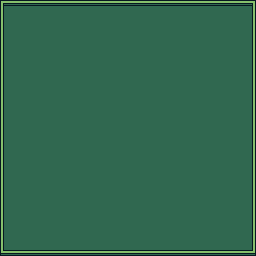

A 2D game scene composited from a Tiled map and its tileset images. What follows is a short description and the map's XML, with every tile layer's data as written:
An orthogonal 32x32 tile map with 8x8 px tiles, 2 tile layers (BaseLayer, Wall layer).

<map version="1.4" tiledversion="2020.12.18" orientation="orthogonal" renderorder="right-down" width="32" height="32" tilewidth="8" tileheight="8" infinite="0" nextlayerid="3" nextobjectid="1">
 <tileset firstgid="1" source="sprite sheet one.tsx" />
 <layer id="1" name="BaseLayer" width="32" height="32">
  <data encoding="csv">
75,76,77,78,79,76,77,78,79,76,77,78,79,76,77,78,79,76,77,78,79,76,77,78,79,76,77,78,79,78,79,80,
107,108,109,110,111,111,111,111,111,111,111,111,111,111,111,111,111,111,111,111,111,111,111,111,111,111,111,111,111,111,111,112,
139,108,109,110,111,143,143,143,143,143,143,143,143,143,143,143,143,143,143,143,143,143,143,143,143,143,143,143,143,143,143,144,
139,108,109,108,109,110,111,111,108,108,109,110,108,108,140,108,108,108,108,108,108,108,108,109,108,109,110,140,141,142,143,112,
139,108,108,109,110,111,143,143,140,108,108,108,140,140,140,140,140,140,140,140,140,108,109,108,108,109,110,140,141,142,143,112,
139,108,109,110,111,111,142,143,141,140,140,108,140,141,142,143,143,143,111,111,108,109,110,140,108,109,110,140,141,142,143,112,
139,108,108,108,109,110,111,140,141,142,108,109,110,111,140,141,142,143,143,108,109,110,111,140,108,108,109,140,141,142,143,112,
139,108,109,110,111,111,111,140,141,108,109,110,111,111,143,108,109,108,108,108,109,110,108,140,140,108,109,140,141,142,143,112,
139,108,109,110,111,143,143,141,108,109,110,111,111,108,109,108,108,140,140,108,108,108,108,109,110,108,109,140,141,142,143,112,
139,108,109,110,111,108,140,108,109,110,111,108,109,110,108,140,140,140,141,140,140,108,109,110,108,108,108,140,141,142,143,144,
139,108,109,110,111,140,108,109,110,111,108,109,108,108,140,140,140,141,142,143,108,109,110,111,108,108,140,140,141,142,143,112,
139,108,109,110,111,140,108,109,110,108,108,108,140,140,140,141,142,143,110,111,108,109,110,111,108,108,140,141,142,143,111,112,
139,108,109,110,111,108,109,110,108,108,140,140,140,141,142,143,111,111,111,111,108,109,110,111,108,108,140,141,142,143,143,112,
139,108,109,110,111,108,108,108,140,140,140,141,142,143,111,111,111,111,111,111,108,108,108,108,140,108,140,140,141,142,143,112,
139,108,109,110,111,108,140,140,140,141,142,143,111,143,143,143,143,143,143,143,140,108,140,140,141,108,140,140,141,142,143,112,
139,108,109,110,111,140,140,141,142,143,143,143,143,143,108,140,140,141,142,143,140,140,140,141,142,108,140,141,142,143,143,112,
139,108,109,110,111,141,142,143,143,111,111,143,108,108,140,140,141,142,143,110,111,111,111,111,140,108,109,140,141,142,143,112,
139,108,109,110,111,108,109,110,111,108,108,108,140,140,140,141,142,143,111,111,111,143,143,108,140,108,109,140,141,142,143,112,
139,108,109,110,111,108,108,108,108,140,140,140,140,141,142,143,110,111,111,143,143,140,141,140,140,108,109,140,141,142,143,112,
139,108,109,110,111,140,140,140,140,140,141,142,143,109,110,111,111,111,143,140,140,140,108,140,141,108,109,140,141,142,143,112,
139,108,109,110,111,140,108,109,110,111,111,108,109,110,111,111,143,143,141,108,140,108,140,140,141,108,108,140,141,142,143,112,
139,108,109,110,111,142,108,109,110,111,108,109,108,109,110,111,111,111,111,108,108,140,108,109,110,111,111,140,141,142,143,112,
139,108,109,110,111,142,108,109,110,108,108,109,108,109,110,111,111,111,108,140,108,108,109,110,111,111,111,140,141,142,143,112,
139,108,109,110,111,143,108,109,108,109,108,109,108,109,110,111,108,108,108,108,109,110,111,111,111,143,143,140,141,142,143,112,
139,108,109,110,111,143,108,108,109,108,109,110,111,108,108,108,140,108,109,110,111,111,111,143,143,141,142,140,141,142,143,112,
139,108,109,110,111,143,108,109,108,108,108,108,108,140,140,140,108,109,110,111,111,143,143,140,141,142,143,140,141,142,143,112,
139,108,109,110,111,108,109,110,140,140,140,140,140,140,141,108,109,110,111,111,143,140,140,140,141,142,143,140,141,142,143,112,
139,140,141,142,143,108,108,109,110,140,108,108,108,108,108,109,110,108,108,108,108,108,108,108,109,110,111,140,141,142,143,112,
139,108,140,141,142,140,108,108,108,108,140,140,140,140,108,108,108,108,109,110,111,111,111,111,111,111,111,140,141,142,143,112,
139,140,140,141,108,108,108,108,108,108,108,108,108,108,109,110,108,108,108,108,108,108,108,108,108,108,108,108,109,110,111,112,
139,140,141,142,140,140,140,140,140,140,140,140,140,140,141,142,140,140,140,140,140,140,140,140,140,140,140,140,141,142,143,144,
171,172,173,174,175,175,175,175,175,175,175,175,175,175,175,175,175,175,175,175,175,175,175,175,175,175,175,175,175,175,175,176
</data>
 </layer>
 <layer id="2" name="Wall layer" width="32" height="32">
  <data encoding="csv">
1,1,1,1,1,1,1,1,1,1,1,1,1,0,0,0,0,0,0,0,0,0,0,0,0,0,0,0,0,0,0,0,
1,1,1,1,1,1,1,1,1,1,1,1,1,1,1,1,1,1,1,1,1,1,1,1,1,1,1,1,1,1,1,0,
1,1,1,1,1,1,1,1,1,1,1,1,1,1,1,1,1,1,1,1,1,1,1,1,1,1,1,1,1,1,1,0,
1,1,1,1,1,1,1,1,1,1,1,1,1,1,1,1,1,1,1,1,1,1,1,1,1,1,1,1,1,1,1,0,
1,1,1,1,1,1,1,1,1,1,1,1,1,1,1,1,1,1,1,1,1,1,1,1,1,1,1,1,1,1,1,0,
1,1,1,1,1,1,1,1,1,1,1,1,1,1,1,1,1,1,1,1,1,1,1,1,1,1,1,1,1,1,1,0,
1,1,1,1,1,1,1,1,1,1,1,1,1,1,1,1,1,1,1,1,1,1,1,1,1,1,1,1,1,1,1,0,
1,1,1,1,1,1,1,1,1,1,1,1,1,1,1,1,1,1,1,1,1,1,1,1,1,1,1,1,1,1,1,0,
1,1,1,1,1,1,1,1,1,1,1,1,1,1,1,1,1,1,1,1,1,1,1,1,1,1,1,1,1,1,1,0,
0,1,1,1,1,1,1,1,1,1,1,1,1,1,1,1,1,1,1,1,1,1,1,1,1,1,1,1,1,1,1,0,
0,1,1,1,1,1,1,1,1,1,1,1,1,1,1,1,1,1,1,1,1,1,1,1,1,1,1,1,1,1,1,0,
0,1,1,1,1,1,1,1,1,1,1,1,1,1,1,1,1,1,1,1,1,1,1,1,1,1,1,1,1,1,1,0,
0,1,1,1,1,1,1,1,1,1,1,1,1,1,1,1,1,1,1,1,1,1,1,1,1,1,1,1,1,1,1,0,
0,1,1,1,1,1,1,1,1,1,1,1,1,1,1,1,1,1,1,1,1,1,1,1,1,1,1,1,1,1,1,0,
0,1,1,1,1,1,1,1,1,1,1,1,1,1,1,1,1,1,1,1,1,1,1,1,1,1,1,1,1,1,1,0,
0,1,1,1,1,1,1,1,1,1,1,1,1,1,1,1,1,1,1,1,1,1,1,1,1,1,1,1,1,1,1,0,
0,1,1,1,1,1,1,1,1,1,1,1,1,1,1,1,1,1,1,1,1,1,1,1,1,1,1,1,1,1,1,0,
0,1,1,1,1,1,1,1,1,1,1,1,1,1,1,1,1,1,1,1,1,1,1,1,1,1,1,1,1,1,1,0,
0,1,1,1,1,1,1,1,1,1,1,1,1,1,1,1,1,1,1,1,1,1,1,1,1,1,1,1,1,1,1,0,
0,1,1,1,1,1,1,1,1,1,1,1,1,1,1,1,1,1,1,1,1,1,1,1,1,1,1,1,1,1,1,0,
0,1,1,1,1,1,1,1,1,1,1,1,1,1,1,1,1,1,1,1,1,1,1,1,1,1,1,1,1,1,1,0,
0,1,1,1,1,1,1,1,1,1,1,1,1,1,1,1,1,1,1,1,1,1,1,1,1,1,1,1,1,1,1,0,
0,1,1,1,1,1,1,1,1,1,1,1,1,1,1,1,1,1,1,1,1,1,1,1,1,1,1,1,1,1,1,0,
0,1,1,1,1,1,1,1,1,1,1,1,1,1,1,1,1,1,1,1,1,1,1,1,1,1,1,1,1,1,1,0,
0,1,1,1,1,1,1,1,1,1,1,1,1,1,1,1,1,1,1,1,1,1,1,1,1,1,1,1,1,1,1,0,
0,1,1,1,1,1,1,1,1,1,1,1,1,1,1,1,1,1,1,1,1,1,1,1,1,1,1,1,1,1,1,0,
0,1,1,1,1,1,1,1,1,1,1,1,1,1,1,1,1,1,1,1,1,1,1,1,1,1,1,1,1,1,1,0,
0,1,1,1,1,1,1,1,1,1,1,1,1,1,1,1,1,1,1,1,1,1,1,1,1,1,1,1,1,1,1,0,
0,1,1,1,1,1,1,1,1,1,1,1,1,1,1,1,1,1,1,1,1,1,1,1,1,1,1,1,1,1,1,0,
0,1,1,1,1,1,1,1,1,1,1,1,1,1,1,1,1,1,1,1,1,1,1,1,1,1,1,1,1,1,1,0,
0,1,1,1,1,1,1,1,1,1,1,1,1,1,1,1,1,1,1,1,1,1,1,1,1,1,1,1,1,1,1,0,
0,0,0,0,0,0,0,0,0,0,0,0,0,0,0,0,0,0,0,0,0,0,0,0,0,0,0,0,0,0,0,0
</data>
 </layer>
</map>
